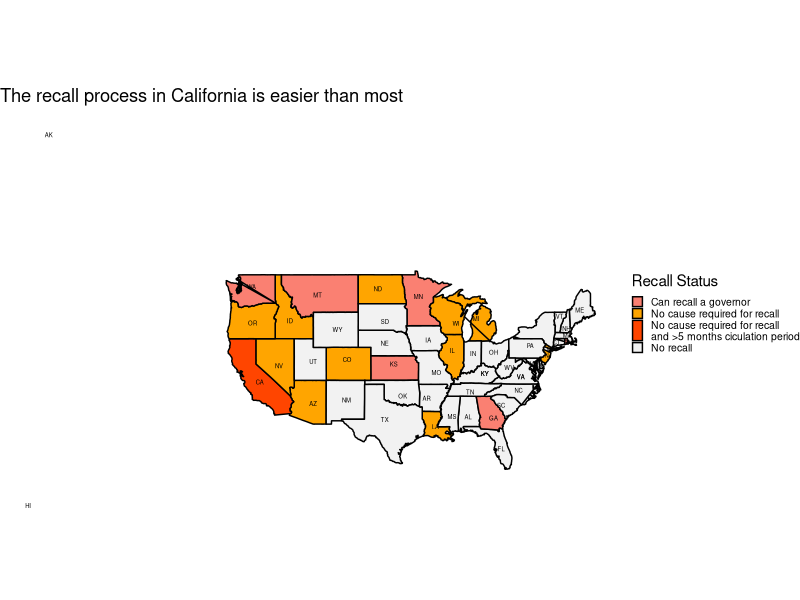

Generate this figure with R:
# Desafio 1.
install.packages("ggplot2")
install.packages("dplyr")
install.packages("maps")
install.packages("mapproj")
library("ggplot2")
library("dplyr")
library("maps")
library("mapproj")

# Criar dataframe com estados e status de recall
states <- data.frame(
  state = c("California", "Nevada", "Idaho", "Illinois", "Michigan", "Oregon", 
            "Wisconsin", "Arizona", "New Jersey", "Colorado", "Louisiana", 
            "North Dakota", "Alaska", "Rhode Island", "Washington", "Montana", 
            "Georgia", "Kansas", "Minnesota", "South Dakota", "Alabama", "Wyoming", 
            "Utah", "Texas", "Mississippi", "New Mexico", "Oklahoma", "Maine", 
            "New Hampshire", "Vermont", "Massachusetts", "Connecticut", 
            "New York", "Pennsylvania", "Delaware", "Maryland", "Virginia", 
            "North Carolina", "South Carolina", "Florida", "Tennessee", 
            "Kentucky", "Indiana", "Missouri", "Arkansas", "Iowa", "West Virginia",
            "Hawaii", "Kentucky", "Nebraska", "Ohio", "Virginia"),
  
  status = c("No cause required for recall
and >5 months ciculation period", 
             "No cause required for recall", "No cause required for recall", 
             "No cause required for recall", "No cause required for recall", 
             "No cause required for recall", "No cause required for recall", 
             "No cause required for recall", "No cause required for recall", 
             "No cause required for recall", "No cause required for recall", 
             "No cause required for recall", 
             "Can recall a governor", "Can recall a governor", "Can recall a governor", 
             "Can recall a governor", "Can recall a governor", "Can recall a governor", 
             "Can recall a governor", "No recall", "No recall", "No recall", 
             "No recall", "No recall", "No recall", "No recall", "No recall", 
             "No recall", "No recall", "No recall", "No recall", "No recall", 
             "No recall", "No recall", "No recall", "No recall", "No recall", 
             "No recall", "No recall", "No recall", "No recall", 
             "No recall", "No recall", "No recall", "No recall", "No recall", 
             "No recall", "No recall", "No recall", "No recall", "No recall","No recall")
)
coordenadas <- data.frame(
  estado = c("CA", "NV", "ID", "IL", "MI", "OR", "WI", "AZ", "NJ", "CO", "LA", 
             "ND", "AK", "RI", "WA", "MT", "GA", "KS", "MN", "SD", "AL", "WY", 
             "UT", "TX", "MS", "NM", "OK", "ME", "NH", "VT", "MA", "CT", "NY", 
             "PA", "DE", "MD", "VA", "NC", "SC", "FL", "TN", "KY", "IN", "MO", 
             "AR", "IA", "WV", "HI", "KY", "NE", "OH", "VA"),
  latitude = c(36.7783, 38.8026, 44.0682, 40.6331, 44.3148, 43.8041, 43.7844, 34.0489, 40.0583, 
               39.5501, 30.9843, 47.5515, 61.3707, 41.5801, 47.7511, 46.8797, 32.1656, 39.0119, 
               46.7296, 43.9695, 32.3182, 43.0759, 39.3210, 31.9686, 32.3547, 34.5199, 35.0078, 
               45.2538, 43.1939, 44.5588, 42.4072, 41.6032, 40.7128, 41.2033, 38.9108, 39.0458, 
               37.4316, 35.7596, 33.8361, 27.9944, 35.5175, 37.8393, 40.2672, 37.9643, 34.7465, 
               41.8780, 38.5976, 19.8968, 37.8393, 41.4925, 40.4173, 37.4316),
  longitude = c(-119.4179, -116.4194, -114.7420, -89.3985, -85.6024, -120.5542, -88.7879, -111.0937, -74.4057, 
                -105.7821, -91.9623, -101.0020, -152.4044, -71.4774, -120.7401, -110.3626, -82.9001, -98.4842, 
                -94.6859, -99.9018, -86.9023, -107.2903, -111.0937, -99.9018, -89.3985, -105.8701, -97.0929, 
                -69.4455, -71.5724, -72.5778, -71.3824, -73.0877, -74.0060, -77.1945, -75.5277, -76.6413, 
                -78.6569, -79.0193, -81.7603, -81.7603, -86.5804, -84.2700, -86.1349, -91.8318, -93.3695, 
                -93.0977, -80.4549, -155.5828, -84.2700, -99.9018, -82.9071, -78.6569)
)

print(coordenadas)



#Agora temos que combinar o vetor states com o df map
states <- states |> mutate(state = tolower(state), status = ifelse(status == "All states", "No recall",status))

map <- map_data("state")
map <- inner_join(map,states,by = c("region" = "state"))


map1 <- ggplot(map, aes(x = long, y = lat)) + 
  geom_polygon(aes(fill = status,  group = region), color = 'black') + coord_map() +
  labs(title = 'The recall process in California is easier than most',
       x = NULL,
       y = NULL,
       fill = 'Recall Status') +
  scale_fill_manual( values = c("No cause required for recall
and >5 months ciculation period" = 'orangered',
                                'No cause required for recall' = 'orange',
                                'Can recall a governor' = 'salmon',
                                'No recall' = 'grey95'))+
  theme_void()+
  theme( legend.position = 'right',
         legend.location = 'plot',
         legend.text = element_text(size=7.5),
         legend.key.size = unit(0.5, 'cm'),
         legend.key.height = unit(0.30, 'cm'), 
         legend.key.width = unit(0.30, 'cm'), 
         legend.spacing.y = unit(0.5,'cm')
  )+ geom_text(data = coordenadas, aes(x = longitude, y = latitude, label = estado), 
          size = 1.5, color = 'black')


map1
